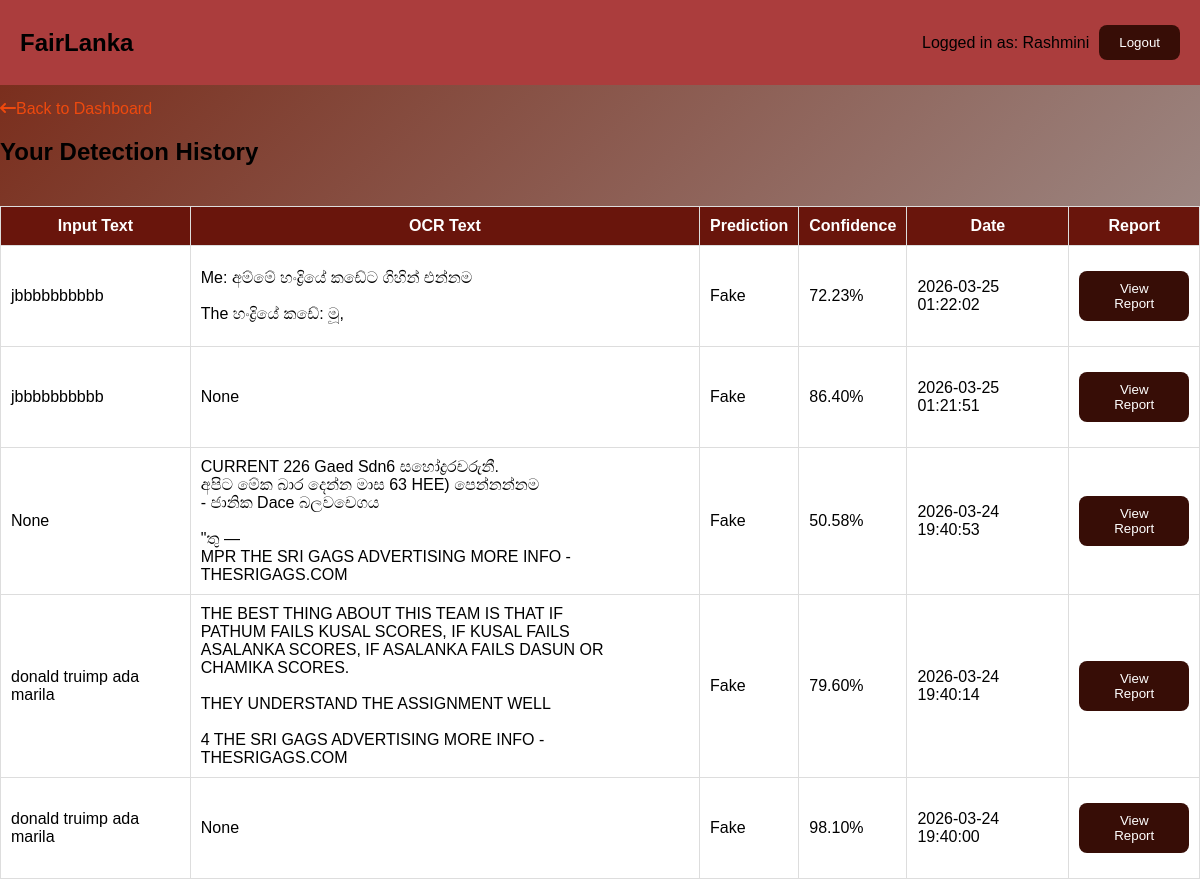
Before: /history (signed in) with the older database file.
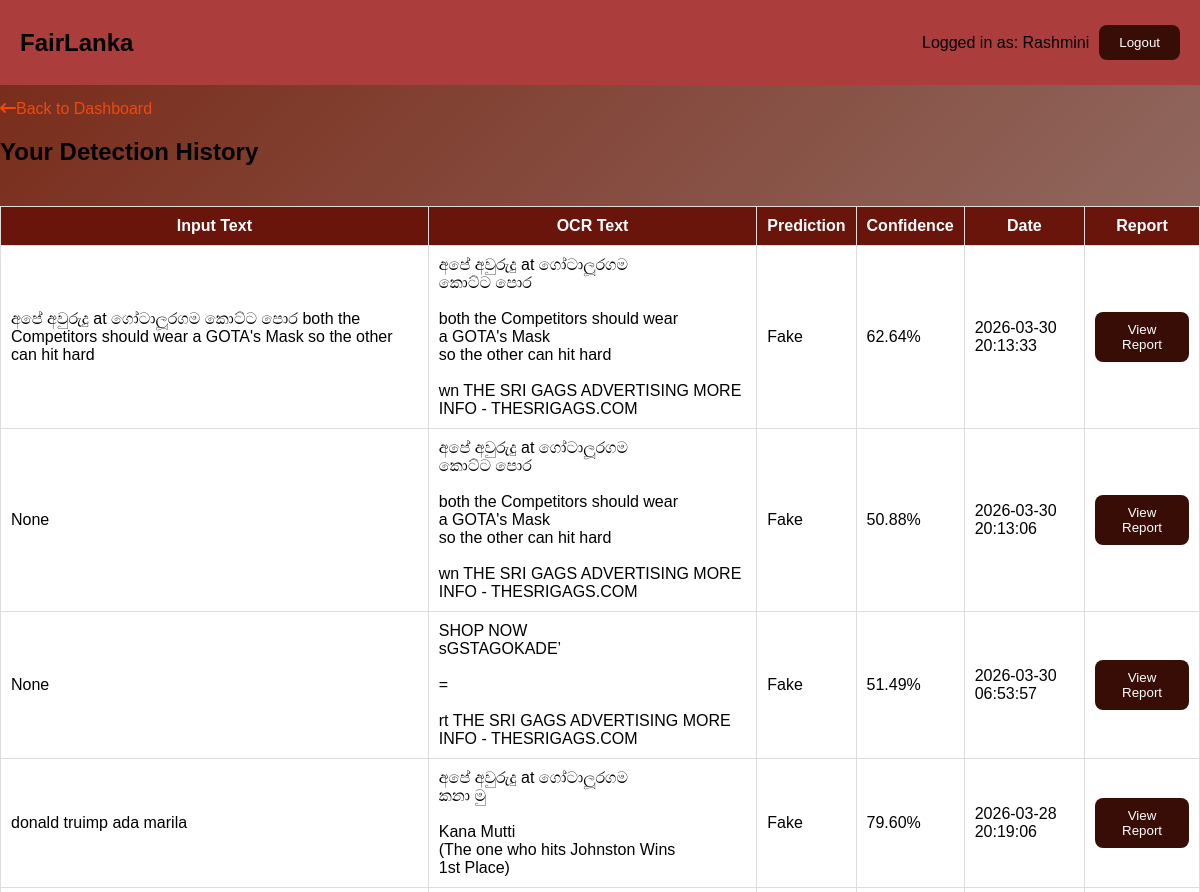
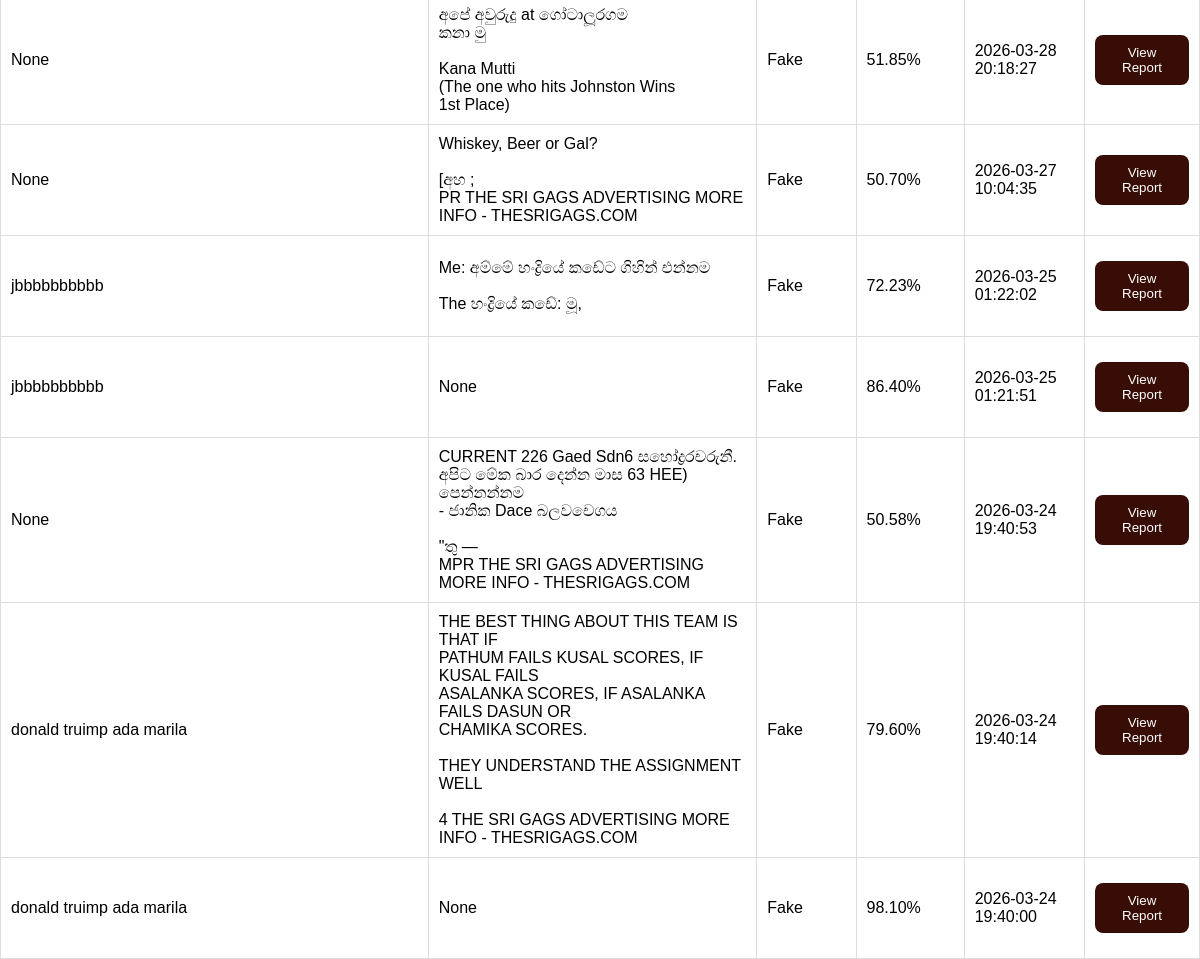
After: the same page with the newer database file (2 pictures, top to bottom).
### tables this page shows
CREATE TABLE history(
        id INTEGER PRIMARY KEY AUTOINCREMENT,
        username TEXT,
        input_text TEXT,
        ocr_text TEXT,
        prediction TEXT,
        confidence REAL,
        created_at TIMESTAMP DEFAULT CURRENT_TIMESTAMP
    );

### app.py (the view)
@app.get("/history", response_class=HTMLResponse) #loading the history of each users
async def history_page(request: Request):
    if "username" not in request.session:
        return RedirectResponse("/", status_code=303)
    username = request.session.get("username")
    conn = sqlite3.connect("users.db")
    cursor = conn.cursor()
    cursor.execute("""
        SELECT input_text, ocr_text, prediction, confidence, created_at
        FROM history
        WHERE username = ?
        ORDER BY created_at DESC
    """, (username,))
    rows = cursor.fetchall()
    conn.close()
    history = []
    for row in rows:
        history.append({
            "input_text": row[0],
            "ocr_text": row[1],
            "prediction": row[2],
            "confidence": row[3],
            "created_at": row[4]
        })
    return templates.TemplateResponse("history.html", {
        "request": request,
        "history": history
    })

### templates/history.html (shortened to what this page needs)
<!DOCTYPE html>
<html>
<head>
    <link rel="stylesheet" href="{{ url_for('static', path='dashboardstyle.css') }}">
    <link rel="stylesheet" href="https://cdnjs.cloudflare.com/ajax/libs/font-awesome/6.5.0/css/all.min.css">
</head>
<body>
 <div class="navbar">
    <h1>FairLanka</h1>
   <div class="nav-right">
    <span>Logged in as: {{ request.session.get('username') }}</span>
    <a href="/logout"><button>Logout</button></a>
    </div>
 </div>
<a href="/dashboard"><i class="fa-solid fa-arrow-left-long"></i>Back to Dashboard</a>
<h2>Your Detection History</h2>
<div class="table-responsive">
<table id="history-table">
    <thead>
        <tr>
            <th>Input Text</th>
            <th>OCR Text</th>
            <th>Prediction</th>
            <th>Confidence</th>
            <th>Date</th>
            <th>Report</th>
        </tr>
    </thead>
    <tbody>
        {% for item in history %}
        <tr>
            <td>{{ item.input_text }}</td>
            <td>{{ item.ocr_text | replace('\n', '<br>') | safe }}</td>
            <td>{{ item.prediction }}</td>
            <td>{{ '%.2f'|format(item.confidence * 100) }}%</td>
            <td>{{ item.created_at }}</td>
            <td>
                <a href="/view-report?created_at={{ item.created_at }}">
                   <button>View Report</button>
                </a>
            </td>
        </tr>
        {% endfor %}
    </tbody>
</table>
</div>
</body>
</html>

Changed rows visible on the page:
added history: input_text "අපේ අවුරුදු at ගෝටාලූරගම කොට්ට පොර both the Competitors should wear a GOTA's Mask so the other can hit hard", ocr_text "අපේ අවුරුදු at ගෝටාලූරගම කොට්ට පොර both the Competitors should wear a GOTA's Mask so the other can hit hard wn THE SRI GAGS ADVERTISING MORE INFO - THESRIGAGS.COM", prediction "Fake", item.confidence*100 "62.64", created_at "2026-03-30 20:13:33"
added history: input_text "None", ocr_text "අපේ අවුරුදු at ගෝටාලූරගම කොට්ට පොර both the Competitors should wear a GOTA's Mask so the other can hit hard wn THE SRI GAGS ADVERTISING MORE INFO - THESRIGAGS.COM", prediction "Fake", item.confidence*100 "50.88", created_at "2026-03-30 20:13:06"
added history: input_text "None", ocr_text "SHOP NOW sGSTAGOKADE’ = rt THE SRI GAGS ADVERTISING MORE INFO - THESRIGAGS.COM", prediction "Fake", item.confidence*100 "51.49", created_at "2026-03-30 06:53:57"
added history: input_text "donald truimp ada marila", ocr_text "අපේ අවුරුදු at ගෝටාලූරගම කනා මු Kana Mutti (The one who hits Johnston Wins 1st Place)", prediction "Fake", item.confidence*100 "79.60", created_at "2026-03-28 20:19:06"
added history: input_text "None", ocr_text "අපේ අවුරුදු at ගෝටාලූරගම කනා මු Kana Mutti (The one who hits Johnston Wins 1st Place)", prediction "Fake", item.confidence*100 "51.85", created_at "2026-03-28 20:18:27"
added history: input_text "None", ocr_text "Whiskey, Beer or Gal? [අහ ; PR THE SRI GAGS ADVERTISING MORE INFO - THESRIGAGS.COM", prediction "Fake", item.confidence*100 "50.70", created_at "2026-03-27 10:04:35"
